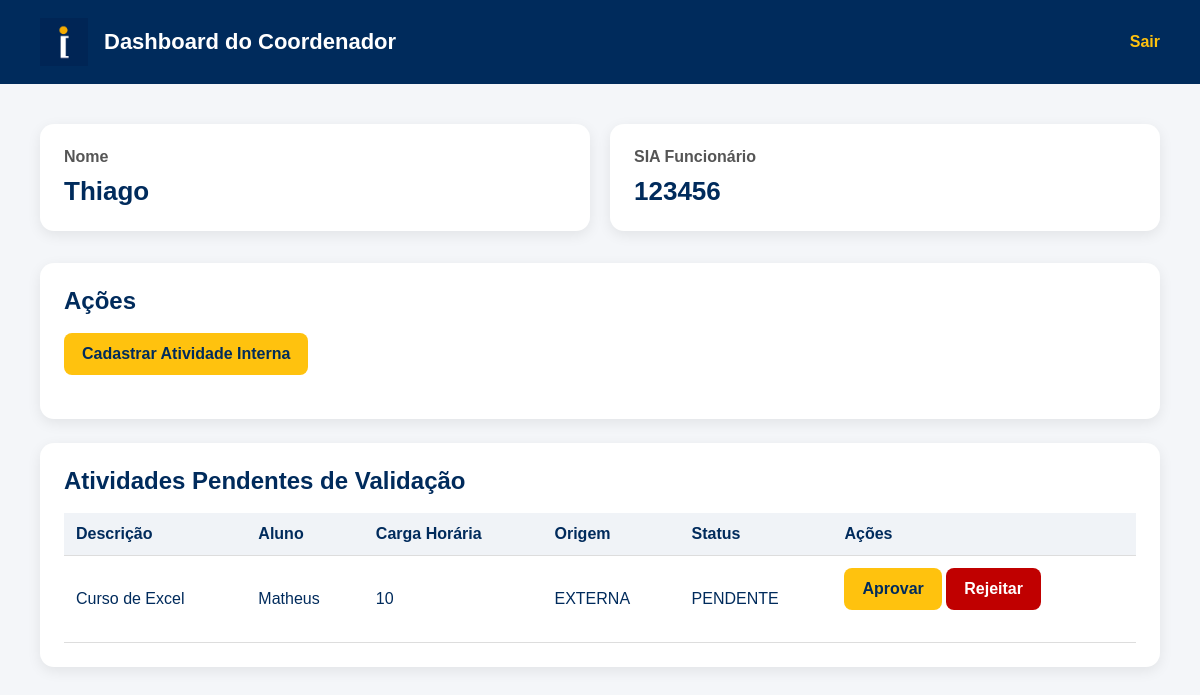
The page /dashboard/coordenador/ (signed in) on the database as committed earlier.
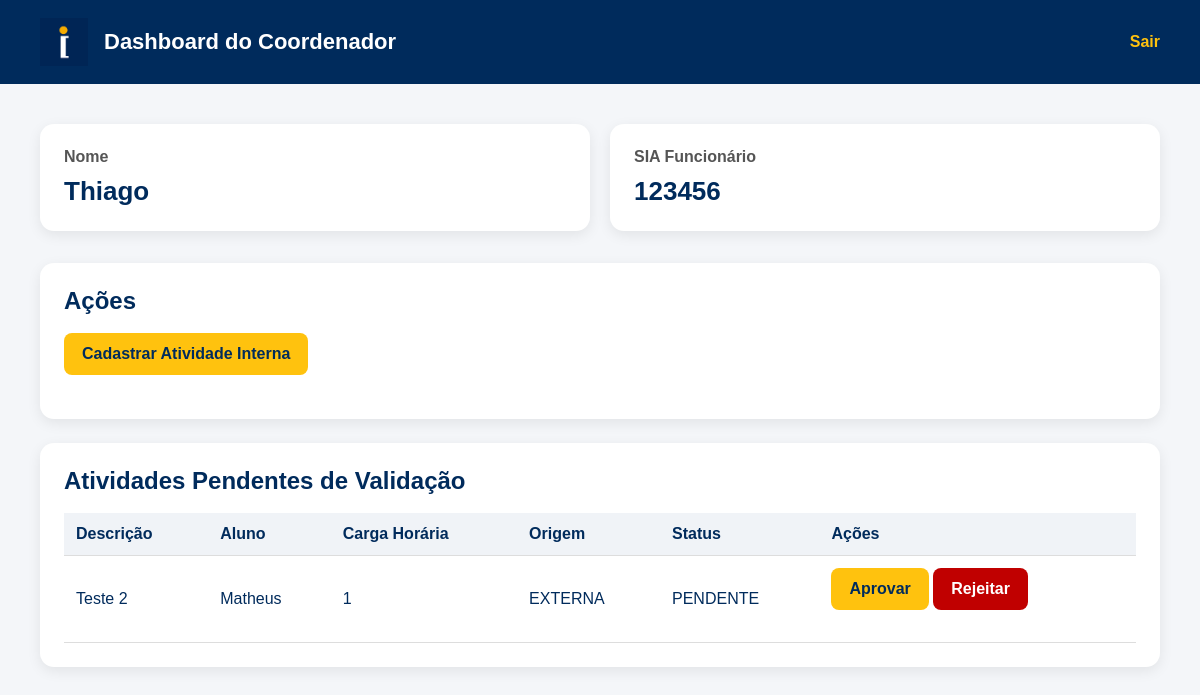
The same page on the database as committed later.
### core/models.py (models this page shows, shortened)
class AtividadeComplementar(models.Model):
    class Status(models.TextChoices):
        PENDENTE = 'PENDENTE', 'Pendente'
        ABERTA = 'ABERTA', 'Aberta'
        VALIDADO = 'VALIDADO', 'Validado'
        REJEITADO = 'REJEITADO', 'Rejeitado'
    class Origem(models.TextChoices):
        INTERNA = 'INTERNA', 'Interna'
        EXTERNA = 'EXTERNA', 'Externa'
    descricao = models.TextField()
    carga_horaria_solicitada = models.IntegerField()
    carga_horaria_validada = models.IntegerField(
        null=True,
        blank=True
    )
    status = models.CharField(
        max_length=20,
        choices=Status.choices,
        default=Status.PENDENTE
    )
    tipo_origem = models.CharField(
        max_length=20,
        choices=Origem.choices
    )
    caminho_comprovante = models.FileField(
        upload_to='comprovantes/',
        null=True,
        blank=True
    )
    aluno = models.ForeignKey(
        Aluno,
        on_delete=models.CASCADE,
        related_name='atividades',
        null=True,
        blank=True
    )
    alunos_participantes = models.ManyToManyField(
        Aluno,
        related_name='atividades_internas',
        blank=True
    )
    coordenador = models.ForeignKey(
        Coordenador,
        on_delete=models.SET_NULL,
        null=True,
        blank=True
    )
    organizacao = models.ForeignKey(
        OrgAcademica,
        on_delete=models.SET_NULL,
        null=True,
        blank=True
    )
    tipo_atividade = models.ForeignKey(
        TipoAtividade,
        on_delete=models.CASCADE
    )

class Aluno(models.Model):
    usuario = models.OneToOneField(
        Usuario,
        on_delete=models.CASCADE
    )
    matricula = models.CharField(max_length=20)
    curso = models.CharField(max_length=100)
    semestre_ingresso = models.IntegerField()
    total_horas_integralizadas = models.IntegerField(default=0)
    def __str__(self):
        return self.usuario.username

class Usuario(AbstractUser):
    class Perfil(models.TextChoices):
        ALUNO = 'ALUNO', 'Aluno'
        COORDENADOR = 'COORDENADOR', 'Coordenador'
        ORG = 'ORG', 'Organização Acadêmica'
    perfil = models.CharField(
        max_length=20,
        choices=Perfil.choices
    )

### core/views.py (the view)
@login_required
def dashboard_coordenador(request):
    coordenador = Coordenador.objects.get(usuario=request.user)
    atividades_pendentes = AtividadeComplementar.objects.filter(
        status=AtividadeComplementar.Status.PENDENTE
    )
    return render(
        request,
        'dashboard_coordenador.html',
        {
            'coordenador': coordenador,
            'atividades_pendentes': atividades_pendentes
        }
    )

### core/templates/dashboard_coordenador.html (shortened to what this page needs)
{% load static %}
<!DOCTYPE html>
<html lang="pt-br">
<head>
    <link rel="stylesheet" href="{% static 'css/dashboard.css' %}">
</head>
<body>
<header class="header">
    <div class="header-left">
        <img src="{% static 'img/logo_ibmec.png' %}" alt="IBMEC">
        <h1>Dashboard do Coordenador</h1>
    </div>
    <a href="{% url 'logout' %}" class="logout">Sair</a>
</header>
<main class="container">
    <div class="cards">
        <div class="card">
            <h2>Nome</h2>
            <p>{{ coordenador.usuario.username }}</p>
        </div>
        <div class="card">
            <h2>SIA Funcionário</h2>
            <p>{{ coordenador.sia_funcionario }}</p>
        </div>
    </div>
    <div class="section">
        <h2>Ações</h2>
        <a href="{% url 'cadastrar_atividade_interna_coordenador' %}" class="btn">Cadastrar Atividade Interna</a>
    </div>
    <div class="section">
        <h2>Atividades Pendentes de Validação</h2>
        <table>
            <thead>
                <tr>
                    <th>Descrição</th>
                    <th>Aluno</th>
                    <th>Carga Horária</th>
                    <th>Origem</th>
                    <th>Status</th>
                    <th>Ações</th>
                </tr>
            </thead>
            <tbody>
                {% for atividade in atividades_pendentes %}
                    <tr>
                        <td>{{ atividade.descricao }}</td>
                        <td>{{ atividade.aluno }}</td>
                        <td>{{ atividade.carga_horaria_solicitada }}</td>
                        <td>{{ atividade.tipo_origem }}</td>
                        <td>{{ atividade.status }}</td>
                        <td>
                            <a
                                href="{% url 'aprovar_atividade' atividade.id %}"
                                class="btn"
                            >
                                Aprovar
                            </a>
                            <a
                                href="{% url 'rejeitar_atividade' atividade.id %}"
                                class="btn btn-danger"
                            >
                                Rejeitar
                            </a>
                        </td>
                    </tr>
                {% empty %}
                    <tr>
                        <td colspan="6">Nenhuma atividade pendente.</td>
                    </tr>
                {% endfor %}
            </tbody>
        </table>
    </div>
</main>
</body>
</html>

Rows that differ between the two databases and show on the page:
no longer on this page (row edited): AtividadeComplementar: descricao "Curso de Excel", aluno "Matheus", carga_horaria_solicitada "10", tipo_origem "EXTERNA", status "PENDENTE"
added AtividadeComplementar: descricao "Teste 2", aluno "Matheus", carga_horaria_solicitada "1", tipo_origem "EXTERNA", status "PENDENTE"
